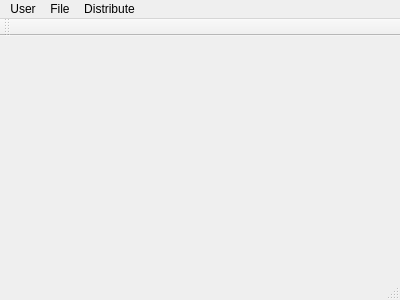
<?xml version="1.0" encoding="UTF-8"?>
<ui version="4.0">
 <class>MainWindow</class>
 <widget class="QMainWindow" name="MainWindow">
  <property name="geometry">
   <rect>
    <x>0</x>
    <y>0</y>
    <width>400</width>
    <height>300</height>
   </rect>
  </property>
  <property name="windowTitle">
   <string>MainWindow</string>
  </property>
  <widget class="QWidget" name="centralWidget"/>
  <widget class="QMenuBar" name="menuBar">
   <property name="geometry">
    <rect>
     <x>0</x>
     <y>0</y>
     <width>400</width>
     <height>22</height>
    </rect>
   </property>
   <widget class="QMenu" name="menuUser">
    <property name="title">
     <string>User</string>
    </property>
    <addaction name="actionLog_In"/>
    <addaction name="actionLog_Out"/>
   </widget>
   <widget class="QMenu" name="menuFile">
    <property name="title">
     <string>File</string>
    </property>
    <addaction name="actionEncrypt_File"/>
    <addaction name="actionDecrypt_File"/>
   </widget>
   <widget class="QMenu" name="menuDistribute">
    <property name="title">
     <string>Distribute</string>
    </property>
    <addaction name="actionShare_Key"/>
   </widget>
   <addaction name="menuUser"/>
   <addaction name="menuFile"/>
   <addaction name="menuDistribute"/>
  </widget>
  <widget class="QToolBar" name="mainToolBar">
   <attribute name="toolBarArea">
    <enum>TopToolBarArea</enum>
   </attribute>
   <attribute name="toolBarBreak">
    <bool>false</bool>
   </attribute>
  </widget>
  <widget class="QStatusBar" name="statusBar"/>
  <action name="actionLog_In">
   <property name="text">
    <string>Log In...</string>
   </property>
  </action>
  <action name="actionLog_Out">
   <property name="text">
    <string>Log Out...</string>
   </property>
  </action>
  <action name="actionEncrypt_File">
   <property name="text">
    <string>Encrypt File</string>
   </property>
  </action>
  <action name="actionDecrypt_File">
   <property name="text">
    <string>Decrypt File</string>
   </property>
  </action>
  <action name="actionShare_Key">
   <property name="text">
    <string>Share File</string>
   </property>
  </action>
 </widget>
 <layoutdefault spacing="6" margin="11"/>
 <resources/>
 <connections/>
</ui>
